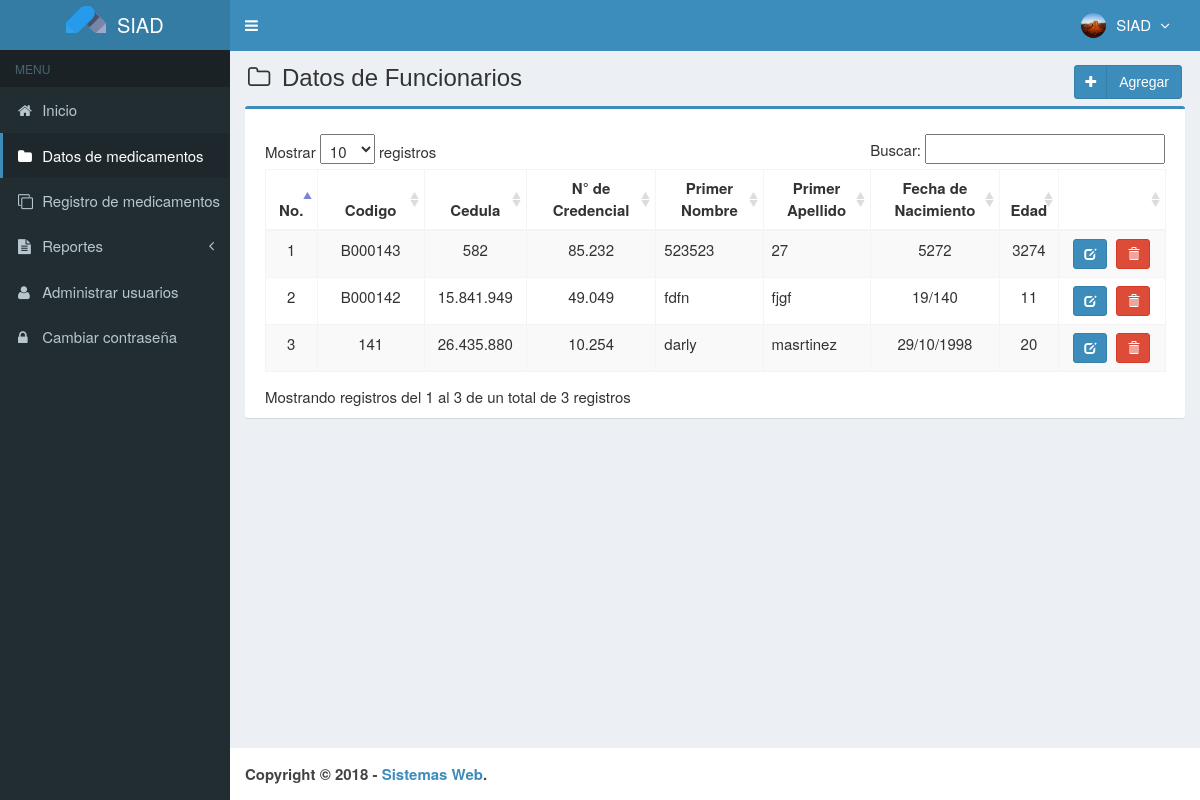
Screenshot of /main.php?module=medicines (signed in) with the database file from the repository.
### tables this page shows
CREATE TABLE `usuarios` (
  `id_user` int(3) NOT NULL,
  `username` varchar(50) NOT NULL,
  `name_user` varchar(50) NOT NULL,
  `password` varchar(50) NOT NULL,
  `correo_i` varchar(50) DEFAULT NULL,
  `telefono` varchar(13) DEFAULT NULL,
  `foto` varchar(100) DEFAULT NULL,
  `permisos_acceso` enum('Super Admin','Gerente','Almacen') NOT NULL,
  `status` enum('activo','bloqueado') NOT NULL DEFAULT 'activo',
  `created_at` timestamp NOT NULL DEFAULT CURRENT_TIMESTAMP,
  `updated_at` timestamp NOT NULL DEFAULT CURRENT_TIMESTAMP ON UPDATE CURRENT_TIMESTAMP
);

CREATE TABLE `medicamentos` (
  `codigo` varchar(7) NOT NULL,
  `nombre` varchar(50) NOT NULL,
  `precio_compra` int(11) NOT NULL,
  `precio_venta` int(11) NOT NULL,
  `unidad` varchar(20) NOT NULL,
  `stock` int(11) NOT NULL,
  `created_user` int(3) NOT NULL,
  `created_date` timestamp NOT NULL DEFAULT CURRENT_TIMESTAMP,
  `updated_user` int(3) NOT NULL,
  `updated_date` timestamp NOT NULL DEFAULT CURRENT_TIMESTAMP ON UPDATE CURRENT_TIMESTAMP,
  `p_nombre` varchar(50) NOT NULL,
  `cedula` int(10) NOT NULL,
  `credencial` int(20) NOT NULL,
  `p_apellido` varchar(50) NOT NULL,
  `fec_nac` varchar(50) NOT NULL,
  `edad` int(3) NOT NULL,
  `s_nombre` varchar(50) NOT NULL,
  `s_apellido` varchar(50) NOT NULL,
  `rif` int(15) NOT NULL,
  `genero` int(11) NOT NULL,
  `tel_cel` int(11) NOT NULL,
  `tel_hab` int(11) NOT NULL,
  `tel_emerg` int(11) NOT NULL,
  `municipio` varchar(50) NOT NULL,
  `calle` varchar(50) NOT NULL,
  `casa` varchar(50) NOT NULL,
  `parroquia` varchar(50) NOT NULL,
  `estado` varchar(50) NOT NULL,
  `ciudad` varchar(50) NOT NULL,
  `avenida` varchar(50) NOT NULL,
  `codigo_cp` int(20) NOT NULL,
  `serial_cp` int(20) NOT NULL,
  `estado_c` varchar(50) NOT NULL,
  `lugar_nac` varchar(50) NOT NULL,
  `correo_e` varchar(50) NOT NULL,
  `grado_inst` varchar(50) NOT NULL,
  `correo_i` varchar(50) NOT NULL
);

### config/fungsi_rupiah.php (called while the page is built, shortened)
<?php
function format_rupiah($angka){
  $rupiah=number_format($angka,0,',','.');
  return $rupiah;
}
?>

### modules/medicines/view.php (the view, shortened to what this page needs)
<section class="content-header">
  <h1>
    <i class="fa fa-folder-o icon-title"></i> Datos de Funcionarios
    <a class="btn btn-primary btn-social pull-right" href="?module=form_medicines&form=add" title="agregar" data-toggle="tooltip">
      <i class="fa fa-plus"></i> Agregar
    </a>
  </h1>
</section>
<section class="content">
  <div class="row">
    <div class="col-md-12">
      <div class="box box-primary">
        <div class="box-body">
          <table id="dataTables1" class="table table-bordered table-striped table-hover">
            <thead>
              <tr>
                <th class="center">No.</th>
                <th class="center">Codigo</th>
                <th class="center">Cedula</th>
                <th class="center">N° de Credencial</th>
                <th class="center">Primer Nombre</th>
                <th class="center">Primer Apellido</th>
                <th class="center">Fecha de Nacimiento</th>
                <th class="center">Edad</th>
                <th></th>
              </tr>
            </thead>
            <tbody>
            <?php
            $no = 1;
            $query = mysqli_query($mysqli, "SELECT codigo,cedula,credencial,p_apellido,p_nombre,fec_nac,edad FROM medicamentos ORDER BY codigo DESC")
                                            or die('error: '.mysqli_error($mysqli));
            while ($data = mysqli_fetch_assoc($query)) {
              $cedula = format_rupiah($data['cedula']);
              $credencial = format_rupiah($data['credencial']);
              echo "<tr>
                      <td width='30' class='center'>$no</td>
                      <td width='80' class='center'>$data[codigo]</td>
                      <td width='70' align='center'>$cedula</td>
                      <td width='100' align='center'>$credencial</td>
                      <td width='80' align='left'>$data[p_nombre]</td>
                      <td width='80' align='left'>$data[p_apellido]</td>
                      <td width='100' align='center'>$data[fec_nac]</td>
                      <td width='20' align='center'>$data[edad]</td>
                      <td class='center' width='80'>
                      <div>
                      <a data-toggle='tooltip' data-placement='top' title='modificar' style='margin-right:5px' class='btn btn-primary btn-sm' href='?module=form_medicines&form=edit&id=$data[codigo]'>
                          <i style='color:#fff' class='glyphicon glyphicon-edit'></i>
                      </a>";
            ?>
                          <a data-toggle="tooltip" data-placement="top" title="Eliminar" class="btn btn-danger btn-sm" href="modules/medicines/proses.php?act=delete&id=<?php echo $data['codigo'];?>" onclick="return confirm('estas seguro de eliminar <?php echo $data['p_nombre']; ?> ?');">
                              <i style="color:#fff" class="glyphicon glyphicon-trash"></i>
                          </a>
            <?php
              echo "    </div>
                      </td>
                    </tr>";
              $no++;
            }
            ?>
            </tbody>
          </table>
        </div>
      </div>
    </div>
  </div>
</section><!-- /.content

### top-menu.php (shortened to what this page needs)
<?php
require_once "config/database.php";
$query = mysqli_query($mysqli, "SELECT id_user, name_user, foto, permisos_acceso FROM usuarios WHERE id_user='$_SESSION[id_user]'")
                                or die('error: '.mysqli_error($mysqli));
$data = mysqli_fetch_assoc($query);
?>
<li class="dropdown user user-menu">
  <a href="#" class="dropdown-toggle" data-toggle="dropdown">
  <?php
  if ($data['foto']=="") { ?>
    <img src="images/user/user-default.png" class="user-image" alt="User Image"/>
  <?php
  }
  else { ?>
    <img src="images/user/<?php echo $data['foto']; ?>" class="user-image" alt="User Image"/>
  <?php
  }
  ?>
    <span class="hidden-xs"><?php echo $data['name_user']; ?> <i style="margin-left:5px" class="fa fa-angle-down"></i></span>
  </a>
</li>

### assets/css/style.css (style rules this page uses)
.btn-social *:first-child { border-right: 1px solid rgba(0, 0, 0, 0.1); bottom: 0; font-size: 1em !important; left: 0; line-height: 32px !important; position: absolute; text-align: center; top: 0; width: 32px !important; }
.content-header { padding: 15px 18px 0; position: relative; }
.center { text-align:center; }
.icon-title { margin-right: 5px; }
body { background-color: #fff; color: #333; font-size: 15px; line-height: 1.42857; }

### rows the page displays
usuarios: foto (picture), name_user "SIAD"
medicamentos: codigo "B000143", cedula "582", credencial "85.232", p_nombre "523523", p_apellido "27", fec_nac "5272", edad "3274"
medicamentos: codigo "B000142", cedula "15.841.949", credencial "49.049", p_nombre "fdfn", p_apellido "fjgf", fec_nac "19/140", edad "11"
medicamentos: codigo "141", cedula "26.435.880", credencial "10.254", p_nombre "darly", p_apellido "masrtinez", fec_nac "29/10/1998", edad "20"
